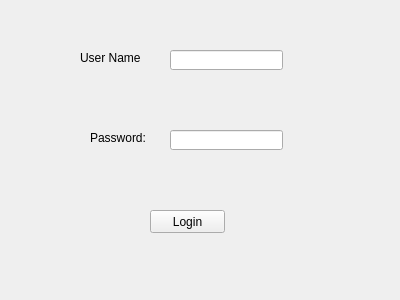
<?xml version="1.0" encoding="UTF-8"?>
<ui version="4.0">
 <class>Form</class>
 <widget class="QWidget" name="Form">
  <property name="geometry">
   <rect>
    <x>0</x>
    <y>0</y>
    <width>400</width>
    <height>300</height>
   </rect>
  </property>
  <property name="sizePolicy">
   <sizepolicy hsizetype="Preferred" vsizetype="Expanding">
    <horstretch>0</horstretch>
    <verstretch>0</verstretch>
   </sizepolicy>
  </property>
  <property name="maximumSize">
   <size>
    <width>16777214</width>
    <height>16777215</height>
   </size>
  </property>
  <property name="windowTitle">
   <string>Form</string>
  </property>
  <widget class="QPushButton" name="pushButton">
   <property name="geometry">
    <rect>
     <x>150</x>
     <y>210</y>
     <width>75</width>
     <height>23</height>
    </rect>
   </property>
   <property name="text">
    <string>Login</string>
   </property>
  </widget>
  <widget class="QLabel" name="label">
   <property name="geometry">
    <rect>
     <x>80</x>
     <y>50</y>
     <width>61</width>
     <height>16</height>
    </rect>
   </property>
   <property name="text">
    <string>User Name:</string>
   </property>
  </widget>
  <widget class="QLabel" name="label_2">
   <property name="geometry">
    <rect>
     <x>90</x>
     <y>130</y>
     <width>61</width>
     <height>16</height>
    </rect>
   </property>
   <property name="text">
    <string>Password:</string>
   </property>
  </widget>
  <widget class="QLineEdit" name="lineEdit">
   <property name="geometry">
    <rect>
     <x>170</x>
     <y>50</y>
     <width>113</width>
     <height>20</height>
    </rect>
   </property>
  </widget>
  <widget class="QLineEdit" name="lineEdit_2">
   <property name="geometry">
    <rect>
     <x>170</x>
     <y>130</y>
     <width>113</width>
     <height>20</height>
    </rect>
   </property>
   <property name="echoMode">
    <enum>QLineEdit::Password</enum>
   </property>
  </widget>
 </widget>
 <resources/>
 <connections/>
</ui>
